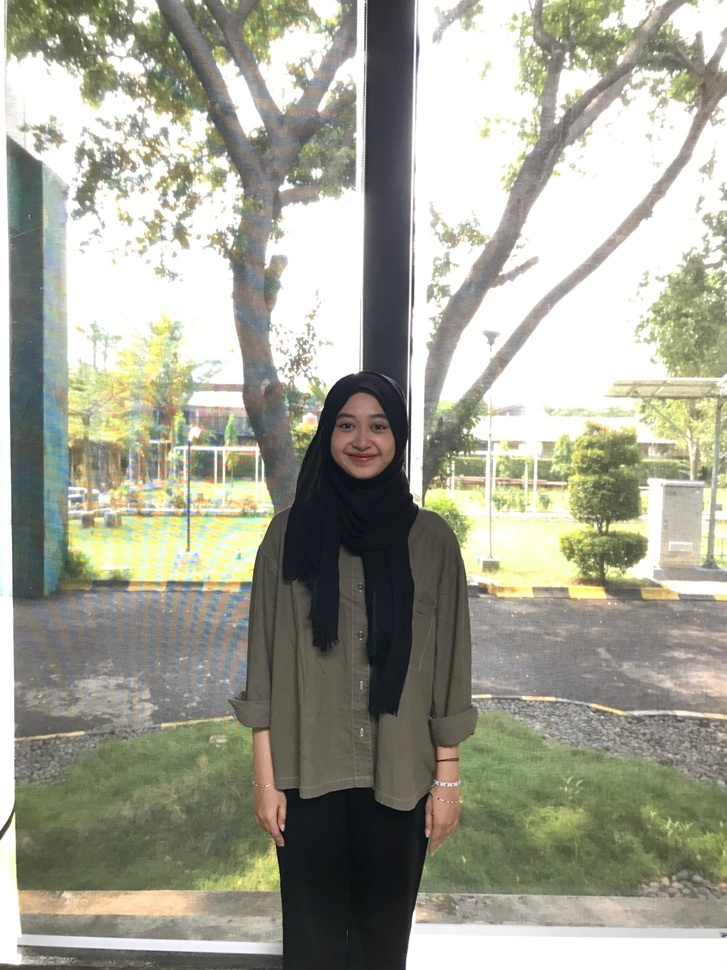
#> input picture pcduas.jpg, 727 x 970 px, shrunk from 3024 x 4032 before the run
$ jupyter execute 'UAS PCD C.ipynb'
#> lines starting #> are read from the running program, lines starting #| are printed output that depends on the picture
# IMPORT LIBRARY

[cell 1]
import cv2
import numpy as np
import matplotlib.pyplot as plt

# MEMBACA FILE

[cell 2]
original_image = cv2.imread('pcduas.jpg')
#> original_image is the input picture: shape (970, 727, 3); mean B, G, R 148.9, 163.1, 162.7

# KONVERSI CITRA ASLI KE RGB

[cell 3]
original_image_rgb = cv2.cvtColor(original_image, cv2.COLOR_BGR2RGB)

# KONVERSI KE GRAYSCALE

[cell 4]
gray_image = cv2.cvtColor(original_image, cv2.COLOR_BGR2GRAY)
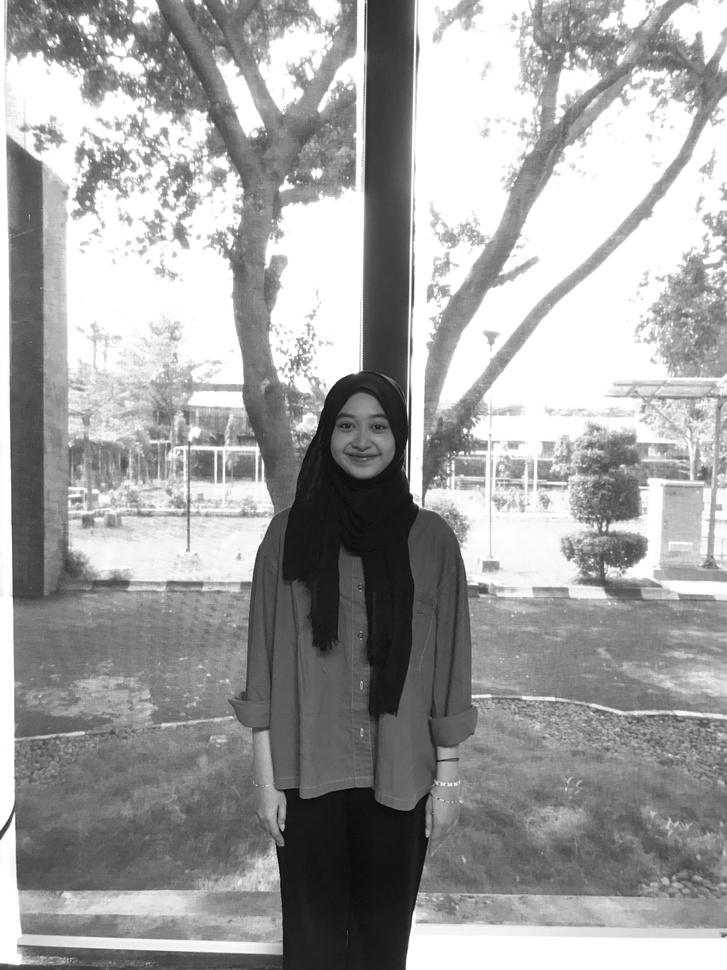
#> gray_image: shape (970, 727); min 4, max 255, mean 161.3

# MENERAPKAN FILTER MEDIAN

[cell 5]
median_filtered_image = np.zeros_like(original_image_rgb)
for i in range(3):
    median_filtered_image[:, :, i] = cv2.medianBlur(original_image_rgb[:, :, i], 3)

# MENAMPILKAN CITRA ASLI DAN CITRA FILTER MEDIAN

[cell 6]
fig, axes = plt.subplots(1, 2, figsize=(15, 7))
ax = axes.ravel()

ax[0].imshow(original_image_rgb)
ax[0].set_title('Image')
ax[0].axis('on')

ax[1].imshow(median_filtered_image)
ax[1].set_title('Median Filtered Image')
ax[1].axis('on')

plt.show()
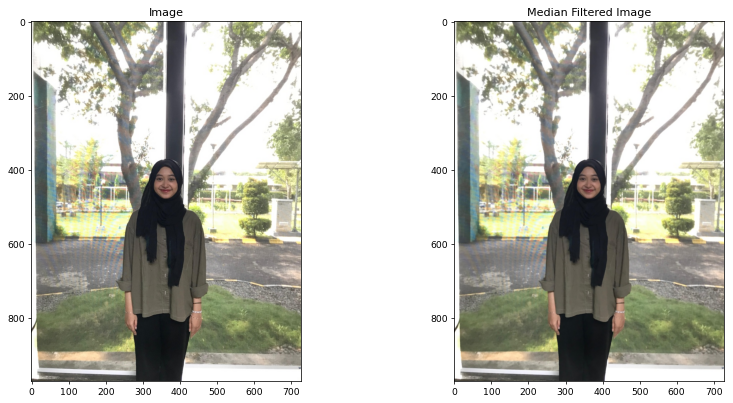
#> figure drawn by matplotlib, 2 panels

# KONVERSI KE GRAYSCALE

[cell 7]
grayscale_image = cv2.cvtColor(original_image, cv2.COLOR_BGR2GRAY)

# MENERAPKAN FILTER MEAN

[cell 8]
mean_filtered_image = cv2.blur(grayscale_image, (5, 5))

# MENAMPILKAN CITRA GRAYSCALE DAN CITRA FILTER MEAN

[cell 9]
fig, axes = plt.subplots(1, 2, figsize=(15, 6))
ax = axes.ravel()

ax[0].imshow(gray_image, cmap='gray')
ax[0].set_title('Image (Grayscale)')
ax[0].axis('on')

ax[1].imshow(mean_filtered_image, cmap='gray')
ax[1].set_title('Mean Filtered Image')
ax[1].axis('on')

plt.show()
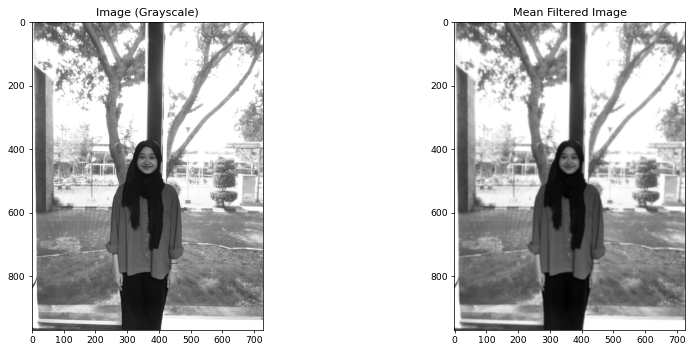
#> figure drawn by matplotlib, 2 panels

# MENAMPILKAN SELURUH CITRA

[cell 10]
fig, axs = plt.subplots(2, 2, figsize=(12, 12))

axs[0, 0].imshow(original_image_rgb)
axs[0, 0].set_title("image")
axs[0, 0].axis('on')

axs[0, 1].imshow(median_filtered_image)
axs[0, 1].set_title("Median Filtered Image")
axs[0, 1].axis('on')

axs[1, 0].imshow(gray_image, cmap='gray')
axs[1, 0].set_title("Image (Grayscale)")
axs[1, 0].axis('on')

axs[1, 1].imshow(mean_filtered_image, cmap='gray')
axs[1, 1].set_title("Mean Filtered Image")
axs[1, 1].axis('on')

plt.show()
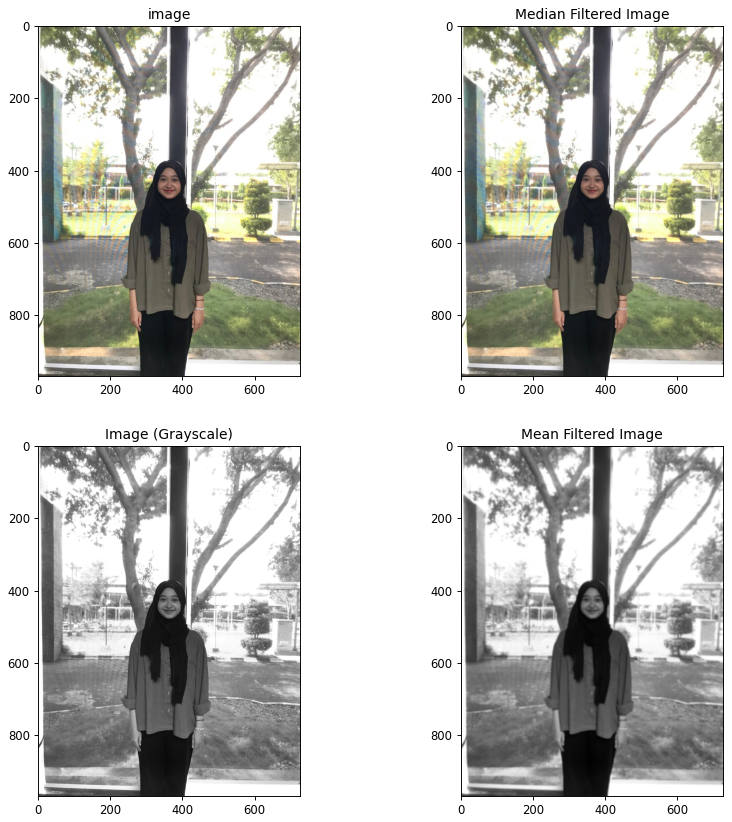
#> figure drawn by matplotlib, 4 panels

$ run again, with lokasi.jpg copied over pcduas.jpg
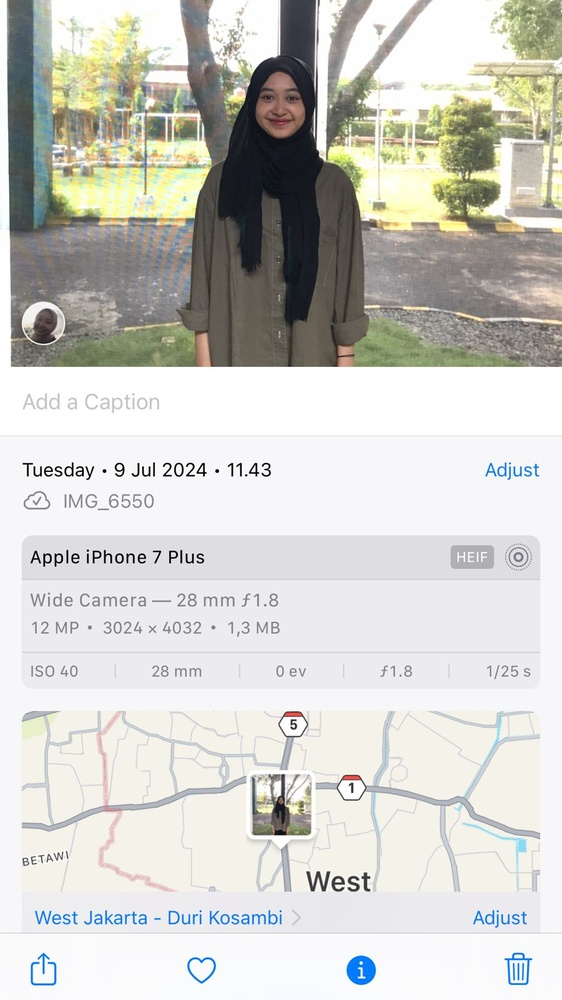
#> input picture lokasi.jpg, 562 x 1000 px, shrunk from 900 x 1600 before the run
#> original_image is the input picture: shape (1000, 562, 3); mean B, G, R 201.9, 207, 207.4
#> `mean_filtered_image = cv2.blur(grayscale_image, (5, 5))`:
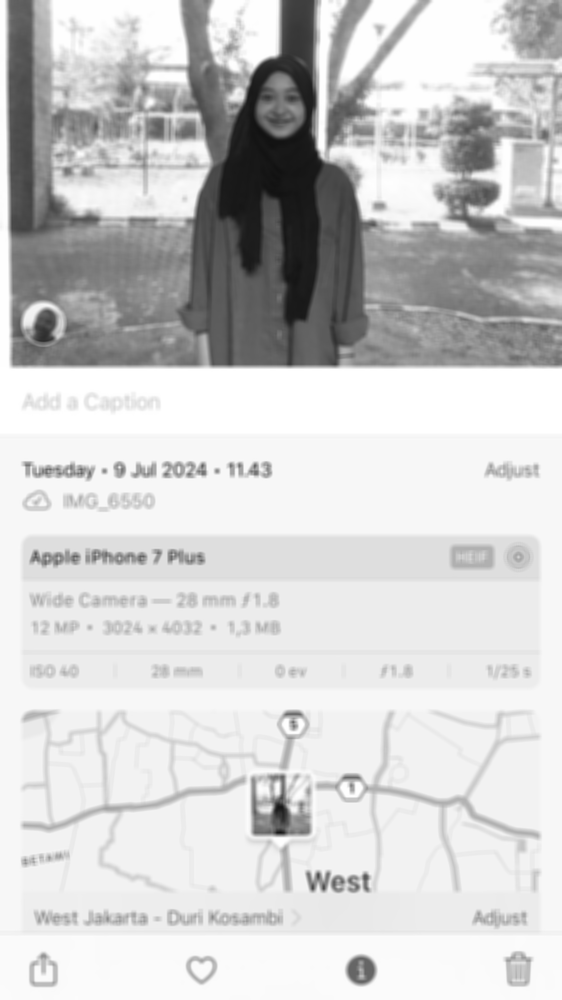
#> mean_filtered_image: shape (1000, 562); min 17, max 255, mean 206.5
#> `plt.show()`:
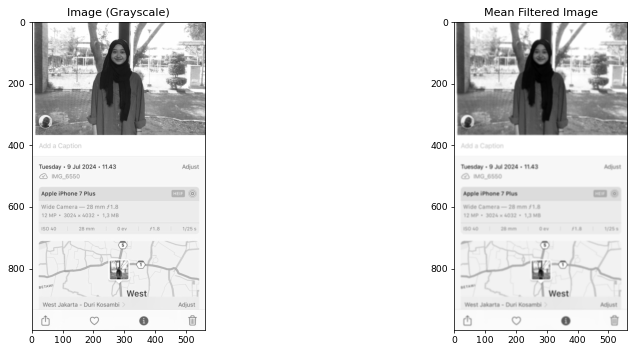
#> figure drawn by matplotlib, 2 panels
